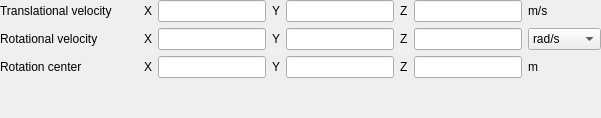
             <widget class="QWidget" name="page_moving_wall">
              <layout class="QGridLayout" name="gridLayout_31">
               <property name="leftMargin">
                <number>0</number>
               </property>
               <property name="topMargin">
                <number>0</number>
               </property>
               <property name="rightMargin">
                <number>0</number>
               </property>
               <property name="bottomMargin">
                <number>0</number>
               </property>
               <item row="2" column="8">
                <widget class="QLabel" name="label_bc_wall_rot_center_units">
                 <property name="text">
                  <string>m</string>
                 </property>
                </widget>
               </item>
               <item row="1" column="6">
                <widget class="QLabel" name="label_bc_wall_omega_z">
                 <property name="text">
                  <string>Z</string>
                 </property>
                </widget>
               </item>
               <item row="1" column="1">
                <widget class="QLabel" name="label_bc_wall_omega_x">
                 <property name="text">
                  <string/>
                 </property>
                </widget>
               </item>
               <item row="0" column="3">
                <widget class="LineEdit" name="lineedit_keyword_bc_wall_vel_args_BC_1"/>
               </item>
               <item row="2" column="7">
                <widget class="LineEdit" name="lineedit_keyword_bc_wall_rot_center_args_BC_3"/>
               </item>
               <item row="1" column="0">
                <widget class="QLabel" name="label_bc_wall_omega">
                 <property name="text">
                  <string>Rotational velocity</string>
                 </property>
                </widget>
               </item>
               <item row="1" column="3">
                <widget class="LineEdit" name="lineedit_keyword_bc_wall_omega_args_BC_1"/>
               </item>
               <item row="2" column="5">
                <widget class="LineEdit" name="lineedit_keyword_bc_wall_rot_center_args_BC_2"/>
               </item>
               <item row="2" column="3">
                <widget class="LineEdit" name="lineedit_keyword_bc_wall_rot_center_args_BC_1"/>
               </item>
               <item row="2" column="4">
                <widget class="QLabel" name="label_bc_wall_rot_center_y">
                 <property name="text">
                  <string>Y</string>
                 </property>
                </widget>
               </item>
               <item row="2" column="2">
                <widget class="QLabel" name="label_bc_wall_rot_center_x">
                 <property name="text">
                  <string>X</string>
                 </property>
                </widget>
               </item>
               <item row="2" column="0">
                <widget class="QLabel" name="label_bc_wall_rot_center">
                 <property name="text">
                  <string>Rotation center</string>
                 </property>
                </widget>
               </item>
               <item row="0" column="6">
                <widget class="QLabel" name="label_bc_wall_vel_z">
                 <property name="text">
                  <string>Z</string>
                 </property>
                </widget>
               </item>
               <item row="1" column="7">
                <widget class="LineEdit" name="lineedit_keyword_bc_wall_omega_args_BC_3"/>
               </item>
               <item row="1" column="5">
                <widget class="LineEdit" name="lineedit_keyword_bc_wall_omega_args_BC_2"/>
               </item>
               <item row="0" column="7">
                <widget class="LineEdit" name="lineedit_keyword_bc_wall_vel_args_BC_3"/>
               </item>
               <item row="0" column="4">
                <widget class="QLabel" name="label_bc_wall_vel_y">
                 <property name="text">
                  <string>Y</string>
                 </property>
                </widget>
               </item>
               <item row="0" column="5">
                <widget class="LineEdit" name="lineedit_keyword_bc_wall_vel_args_BC_2"/>
               </item>
               <item row="2" column="6">
                <widget class="QLabel" name="label_bc_wall_rot_center_z">
                 <property name="text">
                  <string>Z</string>
                 </property>
                </widget>
               </item>
               <item row="0" column="0">
                <widget class="QLabel" name="label_bc_wall_vel">
                 <property name="text">
                  <string>Translational velocity</string>
                 </property>
                </widget>
               </item>
               <item row="0" column="8">
                <widget class="QLabel" name="label_bc_wall_units">
                 <property name="text">
                  <string>m/s</string>
                 </property>
                </widget>
               </item>
               <item row="0" column="2">
                <widget class="QLabel" name="label_bc_wall_vel_x">
                 <property name="text">
                  <string>X</string>
                 </property>
                </widget>
               </item>
               <item row="3" column="1">
                <spacer name="verticalSpacer_11">
                 <property name="orientation">
                  <enum>Qt::Vertical</enum>
                 </property>
                 <property name="sizeHint" stdset="0">
                  <size>
                   <width>20</width>
                   <height>40</height>
                  </size>
                 </property>
                </spacer>
               </item>
               <item row="1" column="4">
                <widget class="QLabel" name="label_bc_wall_omega_y">
                 <property name="text">
                  <string>Y</string>
                 </property>
                </widget>
               </item>
               <item row="1" column="2">
                <widget class="QLabel" name="label_bc_wall_vel_omega_x">
                 <property name="text">
                  <string>X</string>
                 </property>
                </widget>
               </item>
               <item row="1" column="8">
                <widget class="ComboBox" name="combobox_keyword_omega_unit">
                 <item>
                  <property name="text">
                   <string>rad/s</string>
                  </property>
                 </item>
                 <item>
                  <property name="text">
                   <string>deg/s</string>
                  </property>
                 </item>
                 <item>
                  <property name="text">
                   <string>rev/s</string>
                  </property>
                 </item>
                 <item>
                  <property name="text">
                   <string>rad/min</string>
                  </property>
                 </item>
                 <item>
                  <property name="text">
                   <string>deg/min</string>
                  </property>
                 </item>
                 <item>
                  <property name="text">
                   <string>rev/min</string>
                  </property>
                 </item>
                </widget>
               </item>
              </layout>
             </widget>
